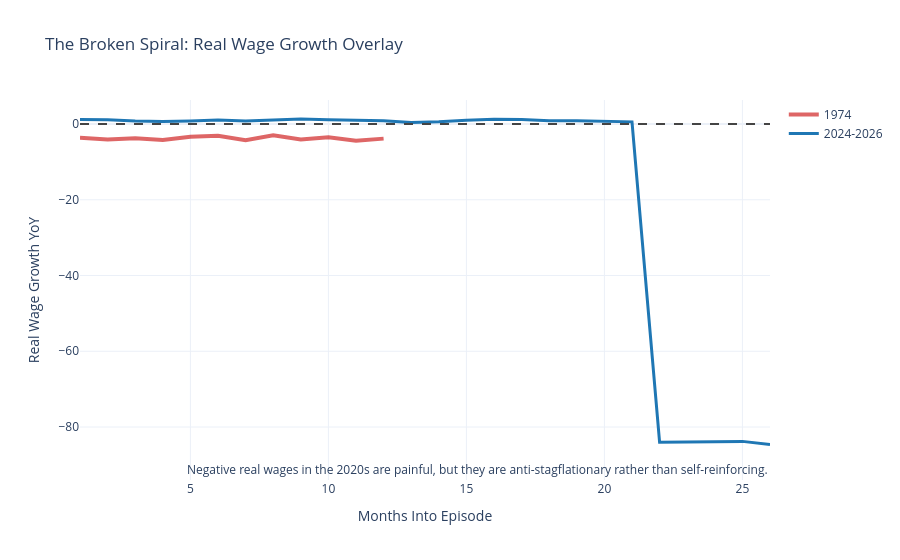

Notebook cell for this chart:
### Code cell
def build_episode(series: pd.Series, start: str, end: str, label: str) -> pd.DataFrame:
    episode = series.loc[start:end].dropna().to_frame(name="Real_Wage_Growth")
    episode["Episode_Month"] = np.arange(1, len(episode) + 1)
    episode["Label"] = label
    return episode.reset_index()

episode_1974 = build_episode(df["Real_Wage_Growth"], "1974-01-31", "1974-12-31", "1974")
episode_now = build_episode(df["Real_Wage_Growth"], "2024-01-31", str(df.index.max().date()), "2024-2026")

fig = go.Figure()
fig.add_trace(
    go.Scatter(
        x=episode_1974["Episode_Month"],
        y=episode_1974["Real_Wage_Growth"],
        mode="lines",
        name="1974",
        line=dict(color="rgba(200, 0, 0, 0.6)", width=4),
    )
)
fig.add_trace(
    go.Scatter(
        x=episode_now["Episode_Month"],
        y=episode_now["Real_Wage_Growth"],
        mode="lines",
        name="2024-2026",
        line=dict(color="#1f77b4", width=3),
    )
)
fig.add_hline(y=0, line_dash="dash", line_color="#444")
fig.add_annotation(
    x=episode_now["Episode_Month"].max() if not episode_now.empty else 1,
    y=float(episode_now["Real_Wage_Growth"].min()) if not episode_now.empty else -1,
    text="Negative real wages in the 2020s are painful, but they are anti-stagflationary rather than self-reinforcing.",
    showarrow=False,
    xanchor="right",
    yshift=-25,
)
fig.update_layout(
    title="The Broken Spiral: Real Wage Growth Overlay",
    xaxis_title="Months Into Episode",
    yaxis_title="Real Wage Growth YoY",
    template="plotly_white",
)
fig.show()

### Figure 1 — Plotly figure (JSON) as saved in the notebook; plotly's stock layout.template omitted (floating-point values rounded to 4 significant figures)
{"data": [{"line": {"color": "rgba(200, 0, 0, 0.6)", "width": 4}, "mode": "lines", "name": "1974", "type": "scatter", "x": [1, 2, 3, 4, 5, 6, 7, 8, 9, 10, 11, 12], "y": [-3.647, -4.074, -3.734, -4.201, -3.389, -3.093, -4.31, -2.956, -4.09, -3.529, -4.417, -3.86]}, {"line": {"color": "#1f77b4", "width": 3}, "mode": "lines", "name": "2024-2026", "type": "scatter", "x": [1, 2, 3, 4, 5, 6, 7, 8, 9, 10, 11, 12, 13, 14, 15, 16, 17, 18, 19, 20, 21, 22, 23, 24, 25, 26], "y": [1.178, 1.109, 0.7792, 0.674, 0.7905, 1.065, 0.8055, 1.14, 1.32, 1.132, 0.991, 0.8398, 0.3785, 0.5679, 0.9875, 1.234, 1.182, 0.8792, 0.8418, 0.6458, 0.5618, -84.05, -83.98, -83.8, -83.8, -84.62]}], "layout": {"annotations": [{"showarrow": false, "text": "Negative real wages in the 2020s are painful, but they are anti-stagflationary rather than self-reinforcing.", "x": 26, "xanchor": "right", "y": -84.62, "yshift": -25}], "shapes": [{"line": {"color": "#444", "dash": "dash"}, "type": "line", "x0": 0, "x1": 1, "xref": "x domain", "y0": 0, "y1": 0, "yref": "y"}], "title": {"text": "The Broken Spiral: Real Wage Growth Overlay"}, "xaxis": {"title": {"text": "Months Into Episode"}}, "yaxis": {"title": {"text": "Real Wage Growth YoY"}}}}
